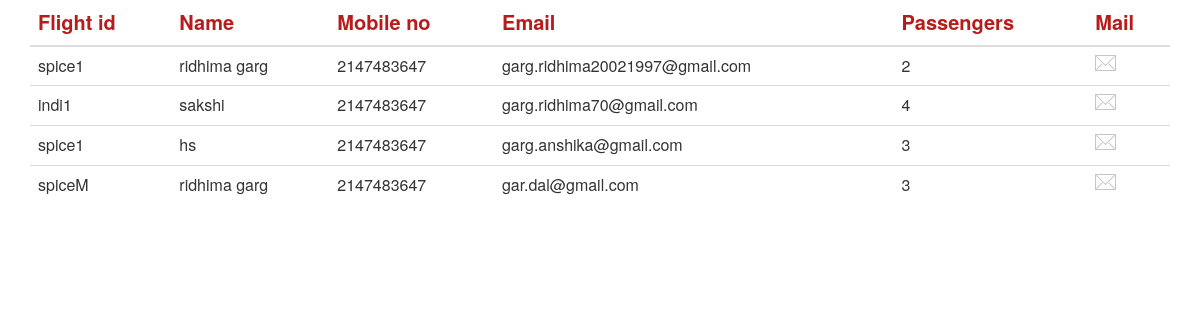
Screenshot of /booking.php with the database file from the repository.
### tables this page shows
CREATE TABLE `enquiryflight` (
  `flightid` varchar(30) NOT NULL,
  `name` varchar(30) NOT NULL,
  `mobileno` int(30) NOT NULL,
  `email` varchar(30) NOT NULL,
  `passenger` int(30) NOT NULL
);

### booking.php (the view, shortened to what this page needs)
<?php include 'includes/connection.inc.php';?>
<head>
<link rel="stylesheet" type="text/css" href="css/style.css">
    <link rel="stylesheet" type="text/css" href="css/newstyle.css">
<link rel="stylesheet" href="https://maxcdn.bootstrapcdn.com/bootstrap/3.3.7/css/bootstrap.min.css">
</head>
<div class="container">
  <table class="table table-hover">
    <thead style="color:#B71C1C; font-weight:bolder; font-size:20px;">
      <tr>
        <th>Flight id</th>
        <th>Name</th>
        <th>Mobile no</th>
        <th>Email</th>
        <th>Passengers</th>
        <th>Mail</th>
      </tr>
    </thead>
<?php
$query ="select * from enquiryflight ";
$query_run =mysqli_query($con,$query);
if($query_run)
{
while($row=mysqli_fetch_assoc($query_run)){
	?>
	<tr>
 <td ><?php echo $row['flightid']; ?></td>
  <td ><?php echo $row['name'];  ?></td>
                  <td ><?php echo $row['mobileno'];  ?></td>
               <td ><?php echo $row['email']; ?></td>
                <td><?php echo $row['passenger']; ?></td>
                <td><a href="#"><img src="images/mail.png"></a></td>
              </tr>
              <?php
}
}
?>
   </table>
      </div>

### css/newstyle.css (style rules this page uses)
div, figure, img, input, button { box-sizing: border-box; }
img { display: block; max-width: 100%; }
a { text-decoration: none; }

### rows the page displays
enquiryflight: flightid "spice1", name "ridhima garg", mobileno "2147483647", email "garg.ridhima20021997@gmail.com", passenger "2"
enquiryflight: flightid "indi1", name "sakshi", mobileno "2147483647", email "garg.ridhima70@gmail.com", passenger "4"
enquiryflight: flightid "spice1", name "hs", mobileno "2147483647", email "garg.anshika@gmail.com", passenger "3"
enquiryflight: flightid "spiceM", name "ridhima garg", mobileno "2147483647", email "gar.dal@gmail.com", passenger "3"
